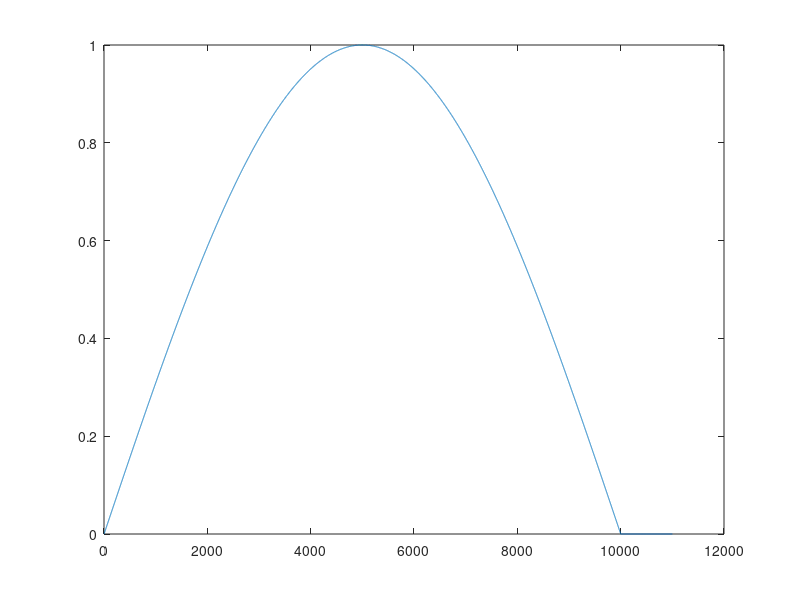

Source code (MATLAB):
fs = 1000;
f = 1;
t = 0 : 1/fs : 10 - 1/fs;
x = sin(pi*f/10*t);
y(1:1000) = 0;
z = [x y];
plot(z);
z = z.';
save high_res_sine z;
